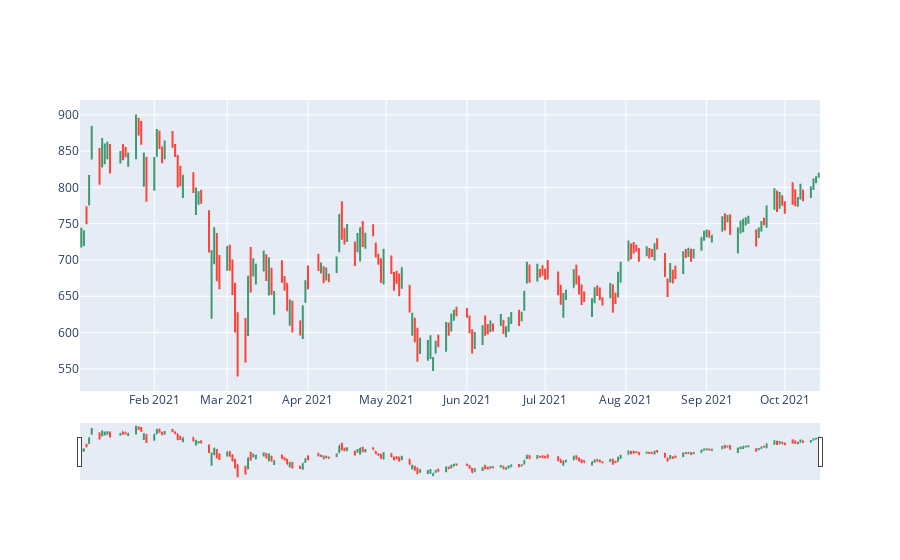

Notebook code cell kept with this figure:
### Code cell
# OHLC chart of 2021
trace = go.Ohlc(x=data['2021'].index,
                open=data['2021'].Open,
                high=data['2021'].High,
                low=data['2021'].Low,
                close=data['2021'].Close)
df = [trace]
iplot(df, filename='simple_ohlc')

### Figure 1 — Plotly figure (JSON) as saved in the notebook; plotly's stock layout.template omitted (floating-point values rounded to 4 significant figures; data arrays with more than 128 entries replaced by an {"elided": "..."} marker saying what was removed)
{"data": [{"close": {"elided": "198 float values"}, "high": {"elided": "198 float values"}, "low": {"elided": "198 float values"}, "open": {"elided": "198 float values"}, "type": "ohlc", "x": {"elided": "198 str values"}}], "layout": {}}
